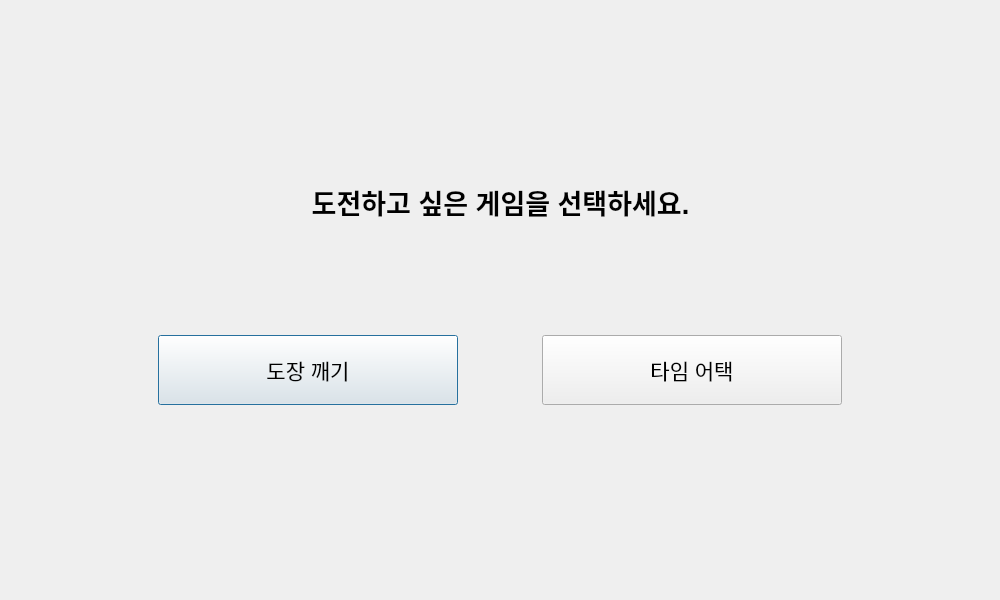
<?xml version="1.0" encoding="UTF-8"?>
<ui version="4.0">
 <class>GameSelectWindow</class>
 <widget class="QDialog" name="GameSelectWindow">
  <property name="geometry">
   <rect>
    <x>0</x>
    <y>0</y>
    <width>1000</width>
    <height>600</height>
   </rect>
  </property>
  <property name="windowTitle">
   <string>Dialog</string>
  </property>
  <widget class="QWidget" name="gridLayoutWidget">
   <property name="geometry">
    <rect>
     <x>80</x>
     <y>240</y>
     <width>841</width>
     <height>261</height>
    </rect>
   </property>
   <layout class="QGridLayout" name="gridLayout">
    <item row="0" column="0">
     <widget class="QPushButton" name="perfectStreakButton">
      <property name="sizePolicy">
       <sizepolicy hsizetype="Ignored" vsizetype="Maximum">
        <horstretch>100</horstretch>
        <verstretch>100</verstretch>
       </sizepolicy>
      </property>
      <property name="minimumSize">
       <size>
        <width>300</width>
        <height>70</height>
       </size>
      </property>
      <property name="maximumSize">
       <size>
        <width>300</width>
        <height>70</height>
       </size>
      </property>
      <property name="font">
       <font>
        <pointsize>16</pointsize>
       </font>
      </property>
      <property name="text">
       <string>도장 깨기</string>
      </property>
     </widget>
    </item>
    <item row="0" column="1">
     <widget class="QPushButton" name="timeAttackButton">
      <property name="minimumSize">
       <size>
        <width>300</width>
        <height>70</height>
       </size>
      </property>
      <property name="maximumSize">
       <size>
        <width>300</width>
        <height>70</height>
       </size>
      </property>
      <property name="font">
       <font>
        <pointsize>16</pointsize>
       </font>
      </property>
      <property name="text">
       <string>타임 어택</string>
      </property>
     </widget>
    </item>
   </layout>
  </widget>
  <widget class="QLabel" name="label">
   <property name="geometry">
    <rect>
     <x>305</x>
     <y>166</y>
     <width>391</width>
     <height>71</height>
    </rect>
   </property>
   <property name="font">
    <font>
     <pointsize>20</pointsize>
     <bold>true</bold>
    </font>
   </property>
   <property name="text">
    <string>도전하고 싶은 게임을 선택하세요.</string>
   </property>
   <property name="alignment">
    <set>Qt::AlignCenter</set>
   </property>
  </widget>
 </widget>
 <resources/>
 <connections/>
</ui>
